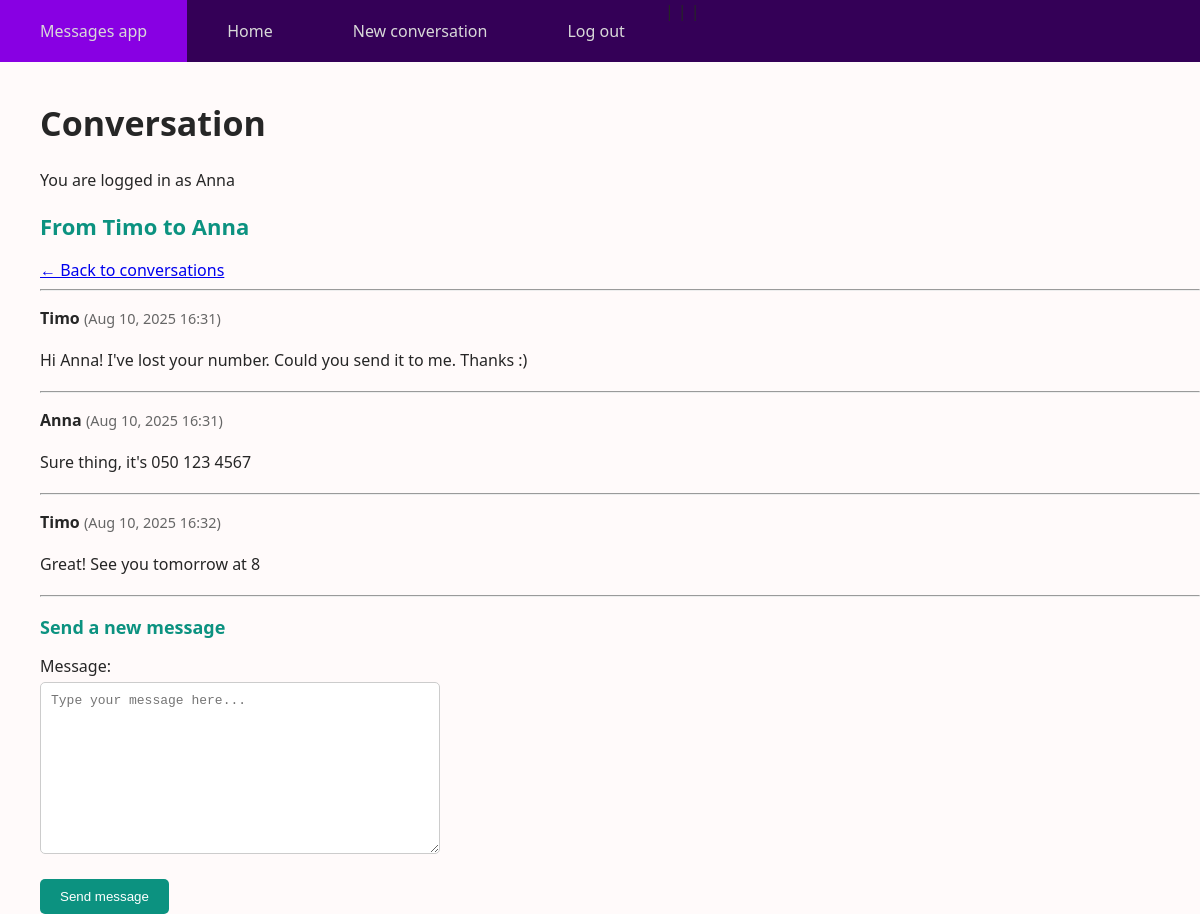
The page /conversation/1/ (signed in) on the database its author committed.
### messagesapp/models.py (models this page shows, shortened)
class Conversation(models.Model):
    initiator = models.ForeignKey(User, on_delete=models.CASCADE, related_name="initiators")
    receiver = models.ForeignKey(User, on_delete=models.CASCADE, related_name="receivers")
    created = models.DateTimeField(auto_now_add=True)
    deleted = models.BooleanField(default=False)

class Message(models.Model):
    sender = models.ForeignKey(User, on_delete=models.CASCADE, related_name="senders")
    recipient = models.ForeignKey(User, on_delete=models.CASCADE, related_name="recipients")
    conversation = models.ForeignKey(Conversation, on_delete=models.CASCADE, related_name="messages")
    content = models.CharField(max_length=1000)
    created = models.DateTimeField(auto_now_add=True)
    deleted = models.BooleanField(default=False)

### messagesapp/views.py (the view, shortened to what this page needs)
# urls.py: path("conversation/<int:conversation_id>/", conversationDetailPage, name="conversation_detail"),
@login_required
def conversationDetailPage(request, conversation_id):
    conversation = get_object_or_404(Conversation, id=conversation_id)
    form = NewMessageForm()
    messages = conversation.messages.all().order_by("created")
    return render(request, "conversation_detail.html", {
        "messages": messages,
        "conversation": conversation,
        "form": form
    })

### messagesapp/forms.py
class NewMessageForm(forms.Form): # For adding messages to existing conversations
    message = forms.CharField(
        label="Message",
        widget=forms.Textarea(attrs={
            'class': 'form-control',
            'placeholder': 'Type your message here...'
        })
    )

### messagesapp/templates/conversation_detail.html (shortened to what this page needs)
{% extends "base.html" %}
{% block content %}
    <div class="container">
        <h1>Conversation</h1>
        <p>You are logged in as {{ request.user.username }}</p>
        <h2>From {{ conversation.initiator.username }} to {{ conversation.receiver.username }}</h2>
        <a href="{% url 'home' %}">← Back to conversations</a>
        <hr>
        {% for message in messages %}
        <div class="message {% if message.sender == request.user %}sent{% else %}received{% endif %}">
            <p>
                <strong>{{ message.sender.username }}</strong>
                <span style="font-size: 0.9em; color: #666;">
                    ({{ message.created|date:"M d, Y H:i" }})
                </span>
            </p>
            <p>{{ message.content }}</p>
        </div>
        <hr>
        {% empty %}
        <p>No messages in this conversation yet.</p>
        <hr>
        {% endfor %}
        <h3>Send a new message</h3>
        <form method="post">
            {{ form.as_p }}
            <button type="submit">Send message</button>
        </form>
    </div>
{% endblock %}

### messagesapp/static/style.css (style rules this page uses)
body { background: snow; font-family: 'Segoe UI', Tahoma, Geneva, Verdana, sans-serif; color: rgb(38, 38, 38); margin: 0; }
h1 { font-size: 34px; }
h2 { font-size: 22px; color: rgb(12, 146, 128); }
h3 { font-size: 18px; color: rgb(12, 146, 128); margin-bottom: 10px; }
p { margin-bottom: 20px; }
form { background: transparent; border-radius: 5px; max-width: 400px; margin: 0; }
form label { display: block; margin-bottom: 5px; }
form input, textarea { width: 100%; padding: 10px; border: 1px solid #ccc; border-radius: 5px; box-sizing: border-box; font-size: 13px; color: #333333; }
button, form input[type="submit"] { width: auto; background: rgb(12, 146, 128); color: #fff; border: none; padding: 10px 20px; border-radius: 5px; cursor: pointer; }

### rows shown on the page
Conversation: initiator.username "Timo", receiver.username "Anna"
Message: sender.username "Timo", created "Aug 10, 2025 16:31", content "Hi Anna! I've lost your number. Could you send it to me. Thanks :)"
Message: sender.username "Anna", created "Aug 10, 2025 16:31", content "Sure thing, it's 050 123 4567"
Message: sender.username "Timo", created "Aug 10, 2025 16:32", content "Great! See you tomorrow at 8"

### other values the page prints
{{ request.user.username }} "Anna"
